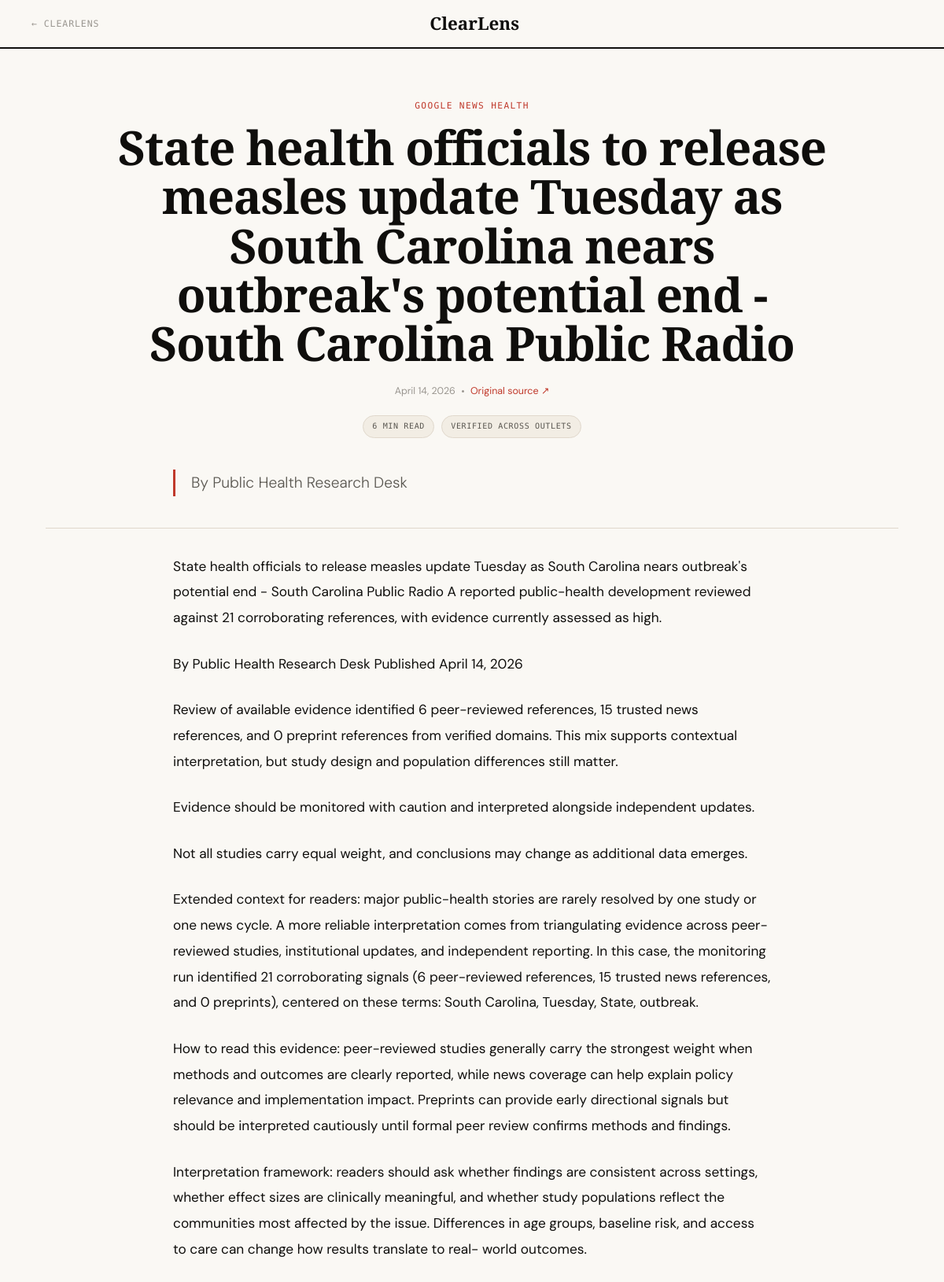
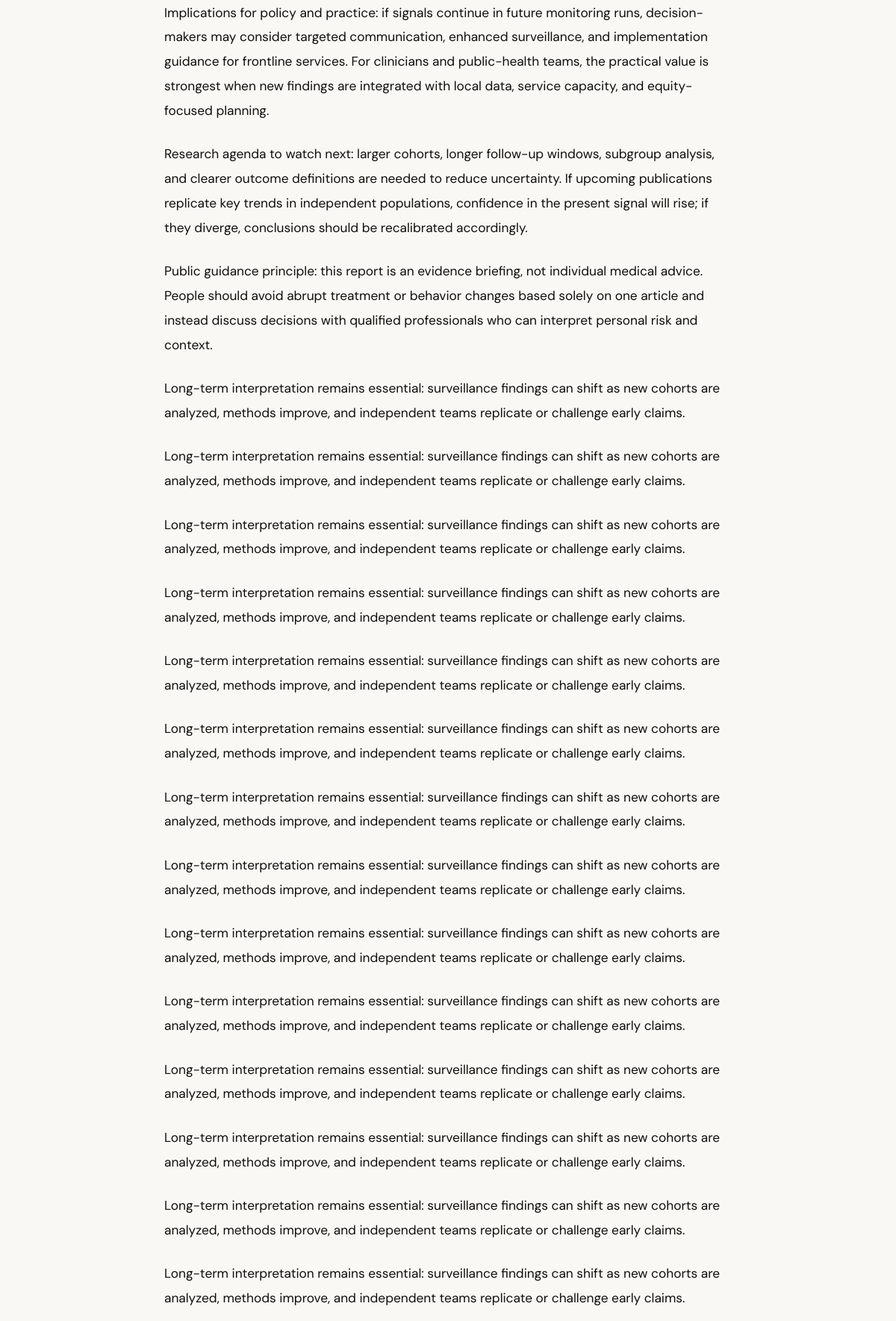
The page /article/20 (upper part) on the database its author committed (2 pictures, top to bottom).
### tables this page shows
CREATE TABLE uploaded_articles (
                id INTEGER PRIMARY KEY AUTOINCREMENT,
                title TEXT NOT NULL,
                source TEXT,
                article_date TEXT,
                url TEXT,
                content TEXT NOT NULL,
                created_at TEXT NOT NULL
            , attachment_name TEXT, status TEXT NOT NULL DEFAULT 'pending');

### web_app.py (the view)
@app.route("/article/<slug>", methods=["GET"])
def article_detail(slug):
    with get_conn() as conn:
        row = conn.execute(
            "SELECT id, title, source, url, content, created_at FROM uploaded_articles WHERE id = ?",
            (slug,)
        ).fetchone()
    if row is None:
        abort(404)
    content = row["content"] or ""
    lines = [l.strip() for l in content.split("\n") if l.strip()]
    summary = lines[2] if len(lines) > 2 else (lines[0] if lines else "")
    all_articles = load_generated_articles(limit=20)
    related = [a for a in all_articles if a["slug"] != slug][:6]
    return render_template(
        "article.html",
        article={
            "slug": slug,
            "headline": row["title"] or "",
            "summary": summary,
            "body": content,
            "takeaway": "",
            "source": row["source"] or "ClearLens",
            "source_url": row["url"] or "",
            "image_url": "",
            "date_formatted": format_date(row["created_at"] or ""),
            "social": {},
            "consensus": {},
            "research_sources": [],
        },
        related_articles=related,
    )

### web_app.py (called while the page is built)
def get_conn():
    conn = sqlite3.connect(DB_PATH)
    conn.row_factory = sqlite3.Row
    return conn

def format_date(iso_string):
    try:
        dt = datetime.fromisoformat(iso_string.replace("Z", "+00:00"))
        return dt.strftime("%B %d, %Y")
    except Exception:
        return iso_string or ""

### templates/article.html (shortened to what this page needs)
<!doctype html>
<html lang="en">
<head>
</head>
<body>
  <nav class="site-nav">
    <a class="nav-back" href="{{ url_for('public_home') }}">← ClearLens</a>
    <a class="nav-logo" href="{{ url_for('public_home') }}">ClearLens</a>
  </nav>
  <main class="article-wrap">
    <header class="article-header">
    <p class="article-kicker">{{ article.source }}</p>
    <h1 class="article-headline">{{ article.headline }}</h1>
    <div class="article-byline">
      <span>{{ article.date_formatted }}</span>
      {% if article.source_url %}
      <span class="byline-dot"></span>
      <a class="byline-link" href="{{ article.source_url }}" target="_blank" rel="noopener">Original source ↗</a>
      {% endif %}
    </div>
    <div class="article-meta">
      <span class="meta-pill">{{ ((article.body|wordcount / 200)|round(0, 'ceil'))|int }} min read</span>
      <span class="meta-pill">Verified across outlets</span>
    </div>
    </header>
    <p class="article-summary">{{ article.summary }}</p>
    <hr class="article-divider"/>
    <div class="article-body">
      {% for paragraph in article.body.split('\n\n') %}
        {% if paragraph.strip() %}<p>{{ paragraph.strip() }}</p>{% endif %}
      {% endfor %}
    </div>
  </main>
</body>
</html>

### templates/article.html (style rules this page uses)
*,*::before,*::after { box-sizing:border-box;margin:0;padding:0 }
:root { --ink:#0f0e0c;--ink-2:#5a5751;--ink-3:#9a9690; --paper:#faf8f4;--paper-2:#f2ede4;--paper-3:#e0d8cc; --accent:#c0392b; --agree:#1a7a4a;--agree-bg:#e8f5ee; --dispute:#c0392b;--dispute-bg:#fbeae8; --mixed:#b07d12;--mixed-bg:#fef6e4; --neutral-c:#9a9690; }
body { background:var(--paper);color:var(--ink);font-family:'DM Sans',sans-serif;font-weight:400;line-height:1.6;min-height:100vh }
.site-nav { border-bottom:2px solid var(--ink);padding:.75rem 2.5rem;display:flex;align-items:center;justify-content:space-between }
.nav-back { font-family:'DM Mono',monospace;font-size:.72rem;letter-spacing:.08em;text-transform:uppercase;color:var(--ink-3);text-decoration:none;display:flex;align-items:center;gap:.4rem }
.nav-logo { font-family:'Playfair Display',serif;font-size:1.4rem;font-weight:900;color:var(--ink);text-decoration:none }
.article-wrap { max-width:1180px;margin:0 auto;padding:4rem 3rem 5rem }
.article-header { max-width:920px;margin:0 auto 2.5rem;text-align:center }
.article-kicker { font-family:'DM Mono',monospace;font-size:.7rem;letter-spacing:.12em;text-transform:uppercase;color:var(--accent);margin-bottom:.75rem }
.article-headline { font-family:'Playfair Display',serif;font-size:clamp(2.4rem,5vw,4.8rem);font-weight:900;line-height:1.04;margin-bottom:1.25rem;letter-spacing:-.02em }
.article-byline { display:flex;align-items:center;justify-content:center;gap:.5rem;font-size:.78rem;color:var(--ink-3);margin-bottom:2rem;flex-wrap:wrap }
.byline-dot { width:3px;height:3px;border-radius:50%;background:var(--ink-3) }
.byline-link { color:var(--accent);text-decoration:none }
.article-summary { max-width:760px;margin:0 auto 2.5rem;font-size:1.2rem;line-height:1.75;color:var(--ink-2);font-weight:300;border-left:3px solid var(--accent);padding-left:1.25rem;text-align:left }
.article-meta { display:flex;justify-content:center;gap:.55rem;flex-wrap:wrap;margin:-.75rem 0 2rem }
.meta-pill { font-family:'DM Mono',monospace;font-size:.63rem;letter-spacing:.06em;text-transform:uppercase;color:var(--ink-2);background:var(--paper-2);border:1px solid var(--paper-3);border-radius:999px;padding:.35rem .7rem }
.article-divider { border:none;border-top:0.5px solid var(--paper-3);margin:2rem 0 }
.article-body { max-width:760px;margin:0 auto }
.article-body p { font-size:1.08rem;line-height:1.9;color:var(--ink);margin-bottom:1.6rem }

### rows shown on the page
uploaded_articles: source "GOOGLE NEWS HEALTH", headline "State health officials to release measles update Tuesday as South Carolina nears outbreak's potential end - South Carolina Public Radio", ((article.body|wordcount/200)|round(0,'ceil'))|int "6"

### other values the page prints
{{ article.date_formatted }} "April 14, 2026"
{{ article.summary }} "By Public Health Research Desk"
{{ paragraph.strip() }} "By Public Health Research Desk Published April 14, 2026" "Evidence should be monitored with caution and interpreted alongside independent updates." "Not all studies carry equal weight, and conclusions may change as additional data emerges." "Long-term interpretation remains essential: surveillance findings can shift as new cohorts are analyzed, methods improve, and independent teams replicate or challenge early claims." "Long-term interpretation remains essential: surveillance findings can shift as new cohorts are analyzed, methods improve, and independent teams replicate or challenge early claims." "Long-term interpretation remains essential: surveillance findings can shift as new cohorts are analyzed, methods improve, and independent teams replicate or challenge early claims." "Long-term interpretation remains essential: surveillance findings can shift as new cohorts are analyzed, methods improve, and independent teams replicate or challenge early claims." "Long-term interpretation remains essential: surveillance findings can shift as new cohorts are analyzed, methods improve, and independent teams replicate or challenge early claims." "Long-term interpretation remains essential: surveillance findings can shift as new cohorts are analyzed, methods improve, and independent teams replicate or challenge early claims." "Long-term interpretation remains essential: surveillance findings can shift as new cohorts are analyzed, methods improve, and independent teams replicate or challenge early claims." "Long-term interpretation remains essential: surveillance findings can shift as new cohorts are analyzed, methods improve, and independent teams replicate or challenge early claims." "Long-term interpretation remains essential: surveillance findings can shift as new cohorts are analyzed, methods improve, and independent teams replicate or challenge early claims." "Long-term interpretation remains essential: surveillance findings can shift as new cohorts are analyzed, methods improve, and independent teams replicate or challenge early claims." "Long-term interpretation remains essential: surveillance findings can shift as new cohorts are analyzed, methods improve, and independent teams replicate or challenge early claims." "Long-term interpretation remains essential: surveillance findings can shift as new cohorts are analyzed, methods improve, and independent teams replicate or challenge early claims." "Long-term interpretation remains essential: surveillance findings can shift as new cohorts are analyzed, methods improve, and independent teams replicate or challenge early claims." "Long-term interpretation remains essential: surveillance findings can shift as new cohorts are analyzed, methods improve, and independent teams replicate or challenge early claims."
